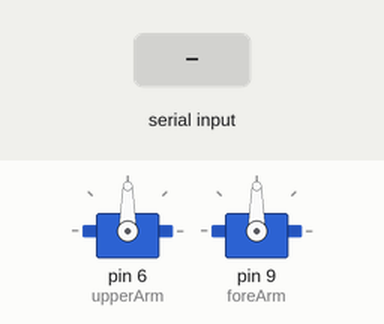
Simulated run of this sketch. Board: Arduino Uno, built with avr-gcc and run on an emulated ATmega328P. Shown: 2 × servo. The test bench sets the inputs (shaded band). What the sketch prints to the serial monitor is not drawn.

Above: at 1.2 s.
1.3 s: "30,150\n" received over Serial
At 2.9 s:
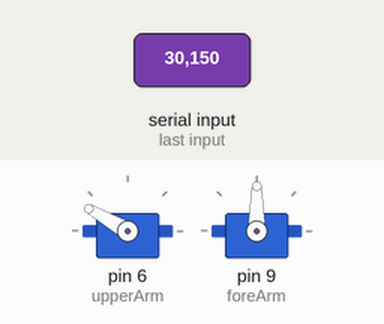
3.8 s: "5\n" received over Serial
At 5.8 s:
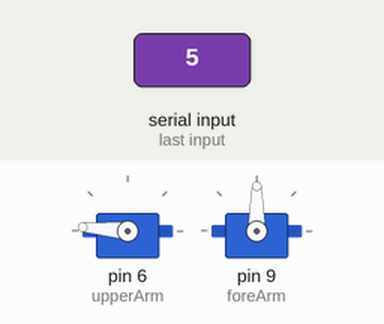
6.3 s: "200\n" received over Serial
At 7.8 s:
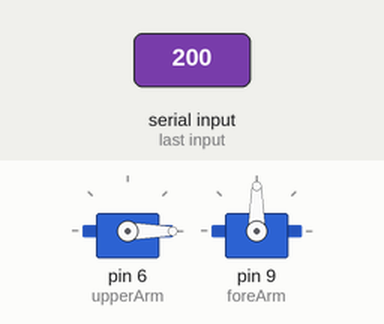
8.8 s: "90,45\n" received over Serial
At 11.0 s:
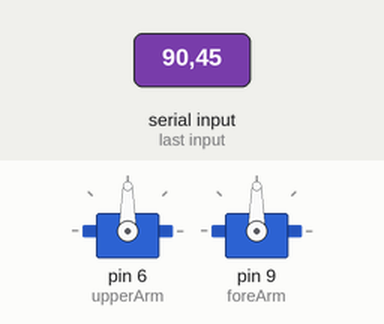
Timing chart, 0 to 12.3 s (numbered marks = the images above; inputs shaded):
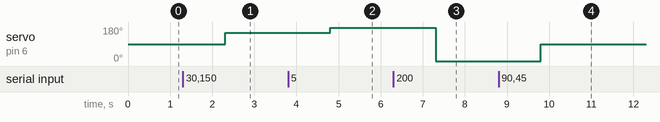

Measured:
- after the input at 1.3 s, servo on pin 6 (upperArm): 90° → 150° after 1.0 s
- after the input at 3.8 s, servo on pin 6 (upperArm): 150° → 175° after 1.0 s
- after the input at 6.3 s, servo on pin 6 (upperArm): 175° → 0° after 1.0 s
- after the input at 8.8 s, servo on pin 6 (upperArm): 0° → 90° after 1.0 s

The sketch:

beta_measurement.ino
```cpp
#include <Servo.h>

Servo upperArm;
Servo foreArm;

void setup() {

  upperArm.attach(6);
  foreArm.attach(9);
  foreArm.write(90); // ubah nilainya ke 180 apabila ingin mengukur sudut maksimum
  Serial.begin(9600);

}

void loop() {
  if (Serial.available() > 0) {
    // Read the incoming byte from serial
    String receivedChar = Serial.readString();
    int angle = receivedChar.toInt();
    Serial.println(angle);
    upperArm.write(180-angle);
    Serial.print(angle);
  }
}
```
